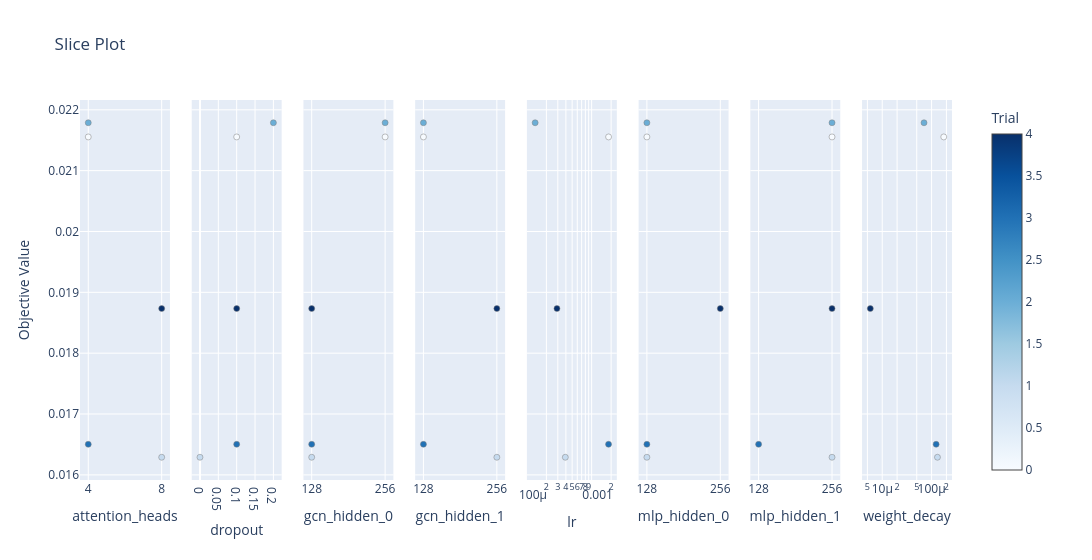

The notebook cell saved with this chart:
### Code cell
plot_slice(study)

### Figure 1 — Plotly figure (JSON) as saved in the notebook; plotly's stock layout.template omitted (floating-point values rounded to 4 significant figures)
{"data": [{"marker": {"color": [0, 1, 2, 3, 4], "colorbar": {"title": {"text": "Trial"}, "x": 1, "xpad": 40}, "colorscale": [[0, "rgb(247,251,255)"], [0.125, "rgb(222,235,247)"], [0.25, "rgb(198,219,239)"], [0.375, "rgb(158,202,225)"], [0.5, "rgb(107,174,214)"], [0.625, "rgb(66,146,198)"], [0.75, "rgb(33,113,181)"], [0.875, "rgb(8,81,156)"], [1, "rgb(8,48,107)"]], "line": {"color": "Grey", "width": 0.5}, "showscale": true}, "mode": "markers", "name": "Feasible Trial", "showlegend": false, "type": "scatter", "x": [4, 8, 4, 4, 8], "xaxis": "x", "y": [0.02155, 0.01629, 0.02179, 0.0165, 0.01873], "yaxis": "y"}, {"marker": {"color": [0, 1, 2, 3, 4], "colorbar": {"title": {"text": "Trial"}, "x": 1, "xpad": 40}, "colorscale": [[0, "rgb(247,251,255)"], [0.125, "rgb(222,235,247)"], [0.25, "rgb(198,219,239)"], [0.375, "rgb(158,202,225)"], [0.5, "rgb(107,174,214)"], [0.625, "rgb(66,146,198)"], [0.75, "rgb(33,113,181)"], [0.875, "rgb(8,81,156)"], [1, "rgb(8,48,107)"]], "line": {"color": "Grey", "width": 0.5}, "showscale": false}, "mode": "markers", "name": "Feasible Trial", "showlegend": false, "type": "scatter", "x": [0.1, 0, 0.2, 0.1, 0.1], "xaxis": "x2", "y": [0.02155, 0.01629, 0.02179, 0.0165, 0.01873], "yaxis": "y2"}, {"marker": {"color": [0, 1, 2, 3, 4], "colorbar": {"title": {"text": "Trial"}, "x": 1, "xpad": 40}, "colorscale": [[0, "rgb(247,251,255)"], [0.125, "rgb(222,235,247)"], [0.25, "rgb(198,219,239)"], [0.375, "rgb(158,202,225)"], [0.5, "rgb(107,174,214)"], [0.625, "rgb(66,146,198)"], [0.75, "rgb(33,113,181)"], [0.875, "rgb(8,81,156)"], [1, "rgb(8,48,107)"]], "line": {"color": "Grey", "width": 0.5}, "showscale": false}, "mode": "markers", "name": "Feasible Trial", "showlegend": false, "type": "scatter", "x": [256, 128, 256, 128, 128], "xaxis": "x3", "y": [0.02155, 0.01629, 0.02179, 0.0165, 0.01873], "yaxis": "y3"}, {"marker": {"color": [0, 1, 2, 3, 4], "colorbar": {"title": {"text": "Trial"}, "x": 1, "xpad": 40}, "colorscale": [[0, "rgb(247,251,255)"], [0.125, "rgb(222,235,247)"], [0.25, "rgb(198,219,239)"], [0.375, "rgb(158,202,225)"], [0.5, "rgb(107,174,214)"], [0.625, "rgb(66,146,198)"], [0.75, "rgb(33,113,181)"], [0.875, "rgb(8,81,156)"], [1, "rgb(8,48,107)"]], "line": {"color": "Grey", "width": 0.5}, "showscale": false}, "mode": "markers", "name": "Feasible Trial", "showlegend": false, "type": "scatter", "x": [128, 256, 128, 128, 256], "xaxis": "x4", "y": [0.02155, 0.01629, 0.02179, 0.0165, 0.01873], "yaxis": "y4"}, {"marker": {"color": [0, 1, 2, 3, 4], "colorbar": {"title": {"text": "Trial"}, "x": 1, "xpad": 40}, "colorscale": [[0, "rgb(247,251,255)"], [0.125, "rgb(222,235,247)"], [0.25, "rgb(198,219,239)"], [0.375, "rgb(158,202,225)"], [0.5, "rgb(107,174,214)"], [0.625, "rgb(66,146,198)"], [0.75, "rgb(33,113,181)"], [0.875, "rgb(8,81,156)"], [1, "rgb(8,48,107)"]], "line": {"color": "Grey", "width": 0.5}, "showscale": false}, "mode": "markers", "name": "Feasible Trial", "showlegend": false, "type": "scatter", "x": [0.001828, 0.0003921, 0.000134, 0.001826, 0.0002912], "xaxis": "x5", "y": [0.02155, 0.01629, 0.02179, 0.0165, 0.01873], "yaxis": "y5"}, {"marker": {"color": [0, 1, 2, 3, 4], "colorbar": {"title": {"text": "Trial"}, "x": 1, "xpad": 40}, "colorscale": [[0, "rgb(247,251,255)"], [0.125, "rgb(222,235,247)"], [0.25, "rgb(198,219,239)"], [0.375, "rgb(158,202,225)"], [0.5, "rgb(107,174,214)"], [0.625, "rgb(66,146,198)"], [0.75, "rgb(33,113,181)"], [0.875, "rgb(8,81,156)"], [1, "rgb(8,48,107)"]], "line": {"color": "Grey", "width": 0.5}, "showscale": false}, "mode": "markers", "name": "Feasible Trial", "showlegend": false, "type": "scatter", "x": [128, 128, 128, 128, 256], "xaxis": "x6", "y": [0.02155, 0.01629, 0.02179, 0.0165, 0.01873], "yaxis": "y6"}, {"marker": {"color": [0, 1, 2, 3, 4], "colorbar": {"title": {"text": "Trial"}, "x": 1, "xpad": 40}, "colorscale": [[0, "rgb(247,251,255)"], [0.125, "rgb(222,235,247)"], [0.25, "rgb(198,219,239)"], [0.375, "rgb(158,202,225)"], [0.5, "rgb(107,174,214)"], [0.625, "rgb(66,146,198)"], [0.75, "rgb(33,113,181)"], [0.875, "rgb(8,81,156)"], [1, "rgb(8,48,107)"]], "line": {"color": "Grey", "width": 0.5}, "showscale": false}, "mode": "markers", "name": "Feasible Trial", "showlegend": false, "type": "scatter", "x": [256, 256, 256, 128, 256], "xaxis": "x7", "y": [0.02155, 0.01629, 0.02179, 0.0165, 0.01873], "yaxis": "y7"}, {"marker": {"color": [0, 1, 2, 3, 4], "colorbar": {"title": {"text": "Trial"}, "x": 1, "xpad": 40}, "colorscale": [[0, "rgb(247,251,255)"], [0.125, "rgb(222,235,247)"], [0.25, "rgb(198,219,239)"], [0.375, "rgb(158,202,225)"], [0.5, "rgb(107,174,214)"], [0.625, "rgb(66,146,198)"], [0.75, "rgb(33,113,181)"], [0.875, "rgb(8,81,156)"], [1, "rgb(8,48,107)"]], "line": {"color": "Grey", "width": 0.5}, "showscale": false}, "mode": "markers", "name": "Feasible Trial", "showlegend": false, "type": "scatter", "x": [0.0001765, 0.0001316, 7.026e-05, 0.0001236, 5.731e-06], "xaxis": "x8", "y": [0.02155, 0.01629, 0.02179, 0.0165, 0.01873], "yaxis": "y8"}], "layout": {"title": {"text": "Slice Plot"}, "width": 2400, "xaxis": {"anchor": "y", "categoryarray": [4, 8], "categoryorder": "array", "domain": [0, 0.1031], "title": {"text": "attention_heads"}, "type": "category"}, "xaxis2": {"anchor": "y2", "domain": [0.1281, 0.2312], "title": {"text": "dropout"}}, "xaxis3": {"anchor": "y3", "categoryarray": [128, 256], "categoryorder": "array", "domain": [0.2562, 0.3594], "title": {"text": "gcn_hidden_0"}, "type": "category"}, "xaxis4": {"anchor": "y4", "categoryarray": [128, 256], "categoryorder": "array", "domain": [0.3844, 0.4875], "title": {"text": "gcn_hidden_1"}, "type": "category"}, "xaxis5": {"anchor": "y5", "domain": [0.5125, 0.6156], "title": {"text": "lr"}, "type": "log"}, "xaxis6": {"anchor": "y6", "categoryarray": [128, 256], "categoryorder": "array", "domain": [0.6406, 0.7438], "title": {"text": "mlp_hidden_0"}, "type": "category"}, "xaxis7": {"anchor": "y7", "categoryarray": [128, 256], "categoryorder": "array", "domain": [0.7688, 0.8719], "title": {"text": "mlp_hidden_1"}, "type": "category"}, "xaxis8": {"anchor": "y8", "domain": [0.8969, 1], "title": {"text": "weight_decay"}, "type": "log"}, "yaxis": {"anchor": "x", "domain": [0, 1], "title": {"text": "Objective Value"}}, "yaxis2": {"anchor": "x2", "domain": [0, 1], "matches": "y", "showticklabels": false}, "yaxis3": {"anchor": "x3", "domain": [0, 1], "matches": "y", "showticklabels": false}, "yaxis4": {"anchor": "x4", "domain": [0, 1], "matches": "y", "showticklabels": false}, "yaxis5": {"anchor": "x5", "domain": [0, 1], "matches": "y", "showticklabels": false}, "yaxis6": {"anchor": "x6", "domain": [0, 1], "matches": "y", "showticklabels": false}, "yaxis7": {"anchor": "x7", "domain": [0, 1], "matches": "y", "showticklabels": false}, "yaxis8": {"anchor": "x8", "domain": [0, 1], "matches": "y", "showticklabels": false}}}
